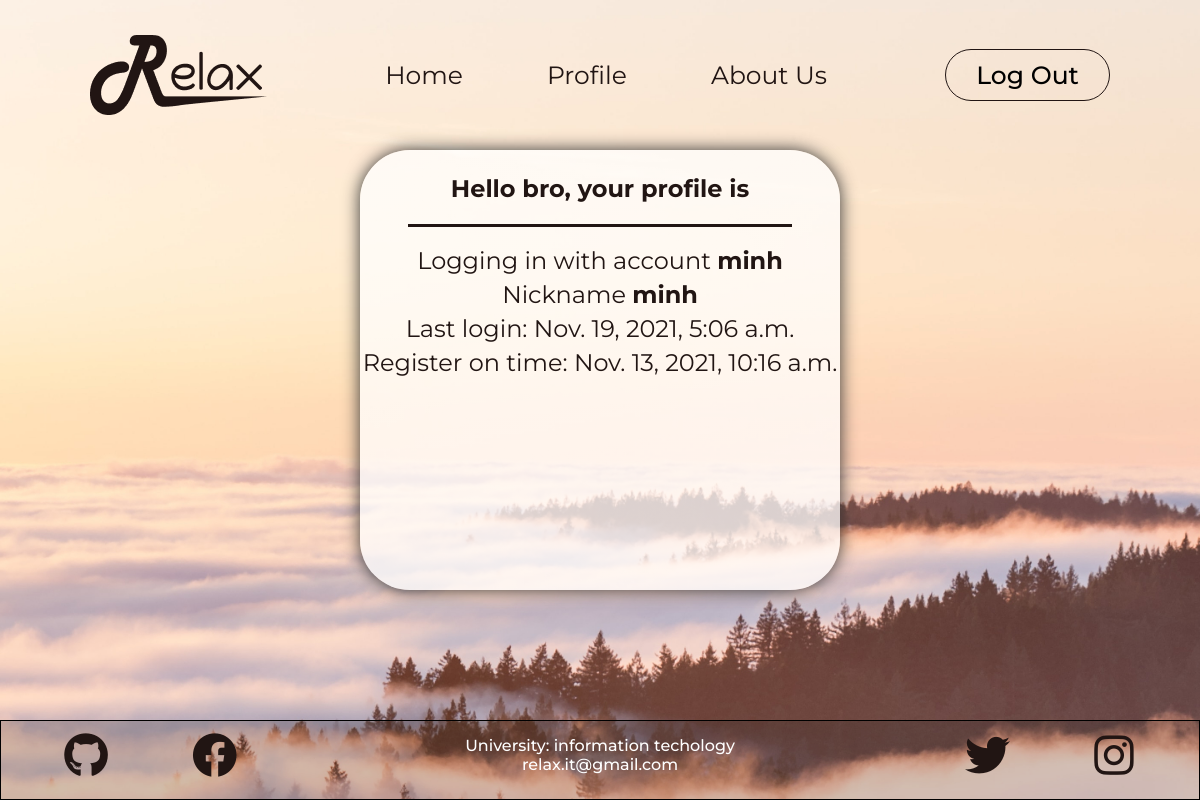
/profile/ (signed in), run on the app's committed database.
### authencation/models.py (models this page shows, shortened)
class Users(AbstractUser):
    username_validator = UnicodeUsernameValidator()
    username = models.CharField(
        _('username'),
        max_length=40,
        unique=True,
        help_text=_('Required. 40 characters or fewer. Letters, digits and @/./+/-/_ only.'),
        validators=[username_validator],
        error_messages={
            'unique': _("A user with that username already exists."),
        },
    )
    first_name = None
    last_name = None
    password = models.CharField(max_length=100)
    nickname = models.CharField(_('Nickname'), max_length=100, unique=True)
    date_joined = models.DateTimeField(_('date joined'), default=timezone.now)

### relax/views.py (the view)
# urls.py: path('profile/', views.ProfilesClass.as_view(), name='profile'),
class ProfilesClass(View):
    def get(self, request):
        return render(request, "home/profile.html")

### templates/home/profile.html (shortened to what this page needs)
{% extends 'base.html' %}
{% block content %}
<div class="profile-container">
    {% if user.is_authenticated %}
    <div class="profile">
        <p id="title-profiles">Hello bro, your profile is</p>
        <div class="contents-profile">
            <p>Logging in with account <strong>{{ user.username}}</strong></p>
            <p>Nickname  <strong>{{ user.nickname}}</strong></p>
            <p>Last login: {{ user.last_login }}</p>
            <p>Register on time: {{ user.date_joined }}</p>
        </div>
    </div>
    {% endif %}
</div>
{% endblock %}

### static/css/base.css (style rules this page uses)
* { margin: 0; padding: 0; font-family: "Montserrat", sans-serif; box-sizing: border-box; }

### static/css/home/profile.css (style rules this page uses)
.profile-container { width: 100%; color: #211513; text-align: center; }
.profile { background: linear-gradient(0deg, rgba(255, 255, 255, 0.75), rgba(255, 255, 255, 0.75)); box-shadow: 0 0 17px #333; border-radius: 50px; height: 55vh; width: 40%; margin:0 auto; padding: 2% 0; }
#title-profiles { font-weight: bold; font-size: x-large; border-bottom-width: 1px; border-bottom-color: gray; position: relative; text-decoration: none; padding: 0 15%; }
#title-profiles::after { position:absolute; content: ''; width: 80%; height: 3px; bottom: -3vh; text-align: center; background-color: #211513; left: 10%; }
.contents-profile { margin-top: 9%; }
.contents-profile p { margin: 1% 0; font-size: 18pt; }

### data on the page
Users: username "minh", nickname "minh", last_login "Nov. 19, 2021, 5:06 a.m.", date_joined "Nov. 13, 2021, 10:16 a.m."
